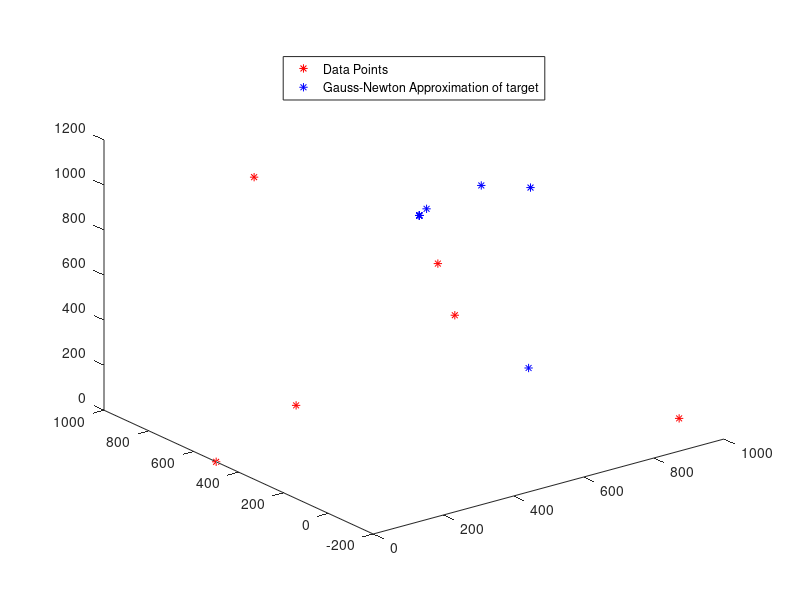

The MATLAB source for this figure:
clear all
Tfinal = 0;
for var = 1: 10
    Target = [700;700;700];
    Noise = 10;
    %positions of transponders
    T1 = [1000;0;0];
    T2 = [1000;1000;0];
    T3 = [0;500;0];
    T4 = [500;500;500];
    T5 = [300;800;1000];
    T6 = [100;300;300];
    T7 = [200;400;800];
    T8 = [600;450;650];

    randsel = randperm(8,4);

    %T = [T1 T2 T3 T4 T5];
    Tcon = [T1 T2 T3 T4 T5 T6 T7 T8];

    T(:,1) = Tcon(:,randsel(1));
    T(:,2) = Tcon(:,randsel(2));
    T(:,3) = Tcon(:,randsel(3));
    T(:,4) = Tcon(:,randsel(4));
    % measurements from target to transponders
    Mcon(1) = norm(T1-Target)+Noise*rand(1);
    Mcon(2) = norm(T2-Target)+Noise*rand(1);
    Mcon(3) = norm(T3-Target)+Noise*rand(1);
    Mcon(4) = 2*(norm(T4-Target)+Noise*rand(1));
    Mcon(5) = norm(T5-Target)+Noise*rand(1);
    Mcon(6) = norm(T6-Target)+Noise*rand(1);
    Mcon(7) = 2*(norm(T7-Target)+Noise*rand(1));
    Mcon(8) = norm(T8-Target)+Noise*rand(1);

    M(1) = Mcon(randsel(1));
    M(2) = Mcon(randsel(2));
    M(3) = Mcon(randsel(3));
    M(4) = Mcon(randsel(4));
    tol = 1e-8; %set a value for the accuracy
    maxstep = 100; %set maximum number of steps to run for


    x = [100;100;100]; %set initial guess for origin
    m=size(T,2); %determine number of measurments
    n=size(T,1); %determine number of unknowns
    xold = x;

    for k=1:maxstep %iterate through process
    % S = 0;
     for i=1:m
         d(i) = norm(T(:,i)-x);
         J(i,:) = (x-T(:,i))/d(i);
     end
     g = pinv(J');

     % Calculate residuals
     r = M-d;

     x = xold+g'*r'; %calculate new approximation
     err(k) = norm(x-xold); %calculate error
     if (abs(err(k)) <= tol); %if less than tolerance break
        break
     end
     xold=x;
    end
%     k=k
    inlier = 0;
    Tinlier = 0;
    for k = 1: 8
    da(k) = norm(Tcon(:,k)-x);
    diff = da(k)-Mcon(k);
    if abs(diff) <= 20
        inlier = inlier + 1;
        Tinlier(inlier) = k;
    end
    end
    if length(Tinlier) >= length(Tfinal)
        Tfinal = Tinlier
    end

end

for k = 1: length(Tfinal)
    T(:,k) = Tcon(:,Tfinal(k));
    M(k) = Mcon(Tfinal(k));
end

x = [100;100;100]; %set initial guess for origin
m=size(T,2); %determine number of measurments
n=size(T,1); %determine number of unknowns
xold = x;

% create figure;
%close all;
figure(1);
%origin(expect it to be 0,0)
title('Gauss-Newton Approximation of Data Points') %set axis
%lables, title and legend
xlabel('X')
ylabel('Y')
zlabel('Z')
plot3(T(1,:),T(2,:),T(3,:),'r*') %plot the data points
hold on;


for k=1:maxstep %iterate through process
% S = 0;
 for i=1:m
     d(i) = norm(T(:,i)-x);
     J(i,:) = (x-T(:,i))/d(i);
 end
 g = pinv(J');

 % Calculate residuals
 r = M-d;

 x = xold+g'*r'; %calculate new approximation
 err(k) = norm(x-xold); %calculate error
 if (abs(err(k)) <= tol); %if less than tolerance break
    break
 end
 xold=x;
 steps = k;
plot3(x(1),x(2),x(3),'b*') %plot the approximation of the
legend('Data Points','Gauss-Newton Approximation of target','Location','north')
%pause;
end
% k=k
x=x